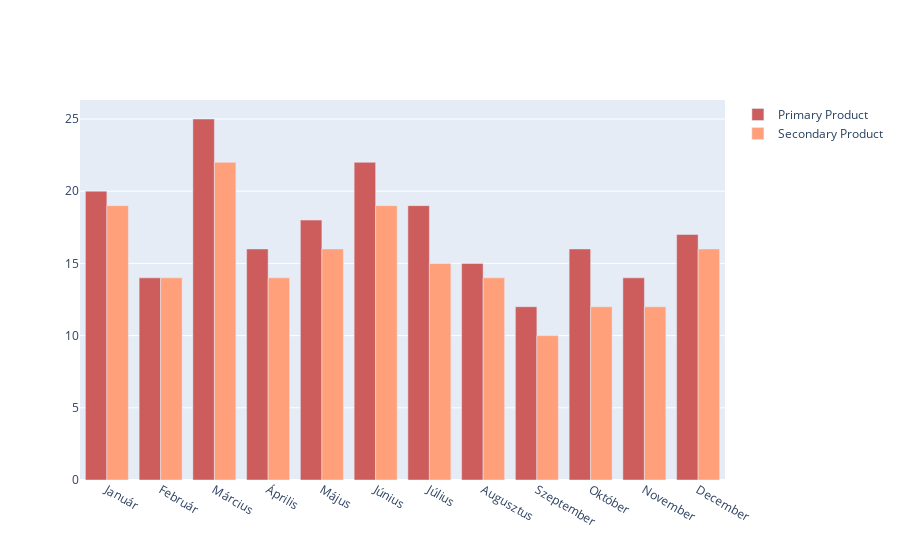

Notebook source saved alongside this figure:
### Code cell
import plotly.graph_objects as go

comp_years = 2023

comp_df = df_expense[['netto', 'year','month']].groupby(['year','month']).sum().reset_index()
comp_df


#month_names = { 1: 'Január', 2: 'Február', 3: 'Március', 4: 'Április', 5: 'Május', 6: 'Június', 7: 'Július', 8: 'Augusztus', 9: 'Szeptember', 10: 'Október', 11: 'November', 12: 'December'}
months = ['Január','Február', 'Március', 'Április', 'Május', 'Június', 'Július', 'Augusztus', 'Szeptember',  'Október',  'November',  'December']

fig = go.Figure()
fig.add_trace(go.Bar(
    x=months,
    y=[20, 14, 25, 16, 18, 22, 19, 15, 12, 16, 14, 17],
    name='Primary Product',
    marker_color='indianred'
))
fig.add_trace(go.Bar(
    x=months,
    y=[19, 14, 22, 14, 16, 19, 15, 14, 10, 12, 12, 16],
    name='Secondary Product',
    marker_color='lightsalmon'
))

fig

### Figure 1 — Plotly figure (JSON) as saved in the notebook; plotly's stock layout.template omitted (floating-point values rounded to 4 significant figures)
{"data": [{"marker": {"color": "indianred"}, "name": "Primary Product", "type": "bar", "x": ["Január", "Február", "Március", "Április", "Május", "Június", "Július", "Augusztus", "Szeptember", "Október", "November", "December"], "y": [20, 14, 25, 16, 18, 22, 19, 15, 12, 16, 14, 17]}, {"marker": {"color": "lightsalmon"}, "name": "Secondary Product", "type": "bar", "x": ["Január", "Február", "Március", "Április", "Május", "Június", "Július", "Augusztus", "Szeptember", "Október", "November", "December"], "y": [19, 14, 22, 14, 16, 19, 15, 14, 10, 12, 12, 16]}], "layout": {}}
